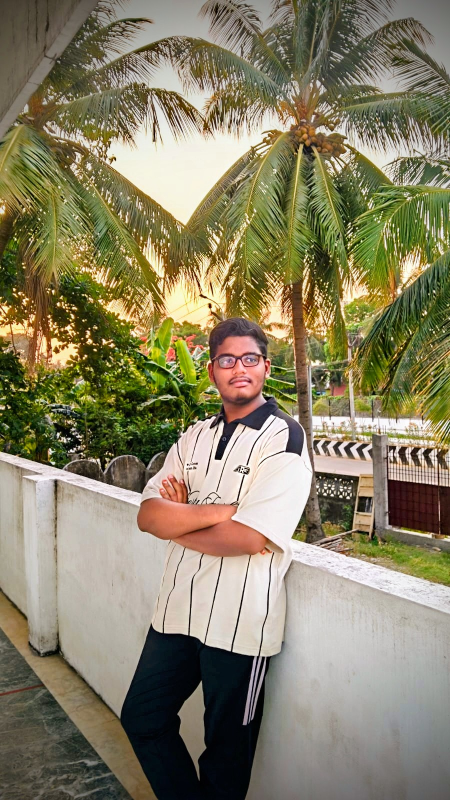
#> input picture 2-IMAGE.jpeg, 900 x 1600 px, found by its file name (shown at 1/2 size)
$ jupyter execute Ex.4.ipynb
#> lines starting #> are read from the running program, lines starting #| are printed output that depends on the picture
### Ex. No: 03
### IMAGE TRANFORMATION

### Name: SARFARAZ I    Reg. No: 212225230252

[cell 1]
import cv2
import numpy as np
import matplotlib.pyplot as plt

[cell 2]
# Step 1: Load the image
image = cv2.imread('2-IMAGE.jpEg')  # Load the image from file
#> image is the input picture: shape (1600, 900, 3); mean B, G, R 101.7, 128.9, 136.1

[cell 3]
# Display the original image
plt.imshow(cv2.cvtColor(image, cv2.COLOR_BGR2RGB))  # Convert BGR to RGB for correct display
plt.title("Original Image")
plt.axis('off')

[cell 4]
# Step 2: Image Translation
tx, ty = 100, 50  # Translation factors (shift by 100 pixels horizontally and 50 vertically)
M_translation = np.float32([[1, 0, tx], [0, 1, ty]])  # Translation matrix:
# [1, 0, tx] - Horizontal shift by tx
# [0, 1, ty] - Vertical shift by ty
translated_image = cv2.warpAffine(image, M_translation, (image.shape[1], image.shape[0]))
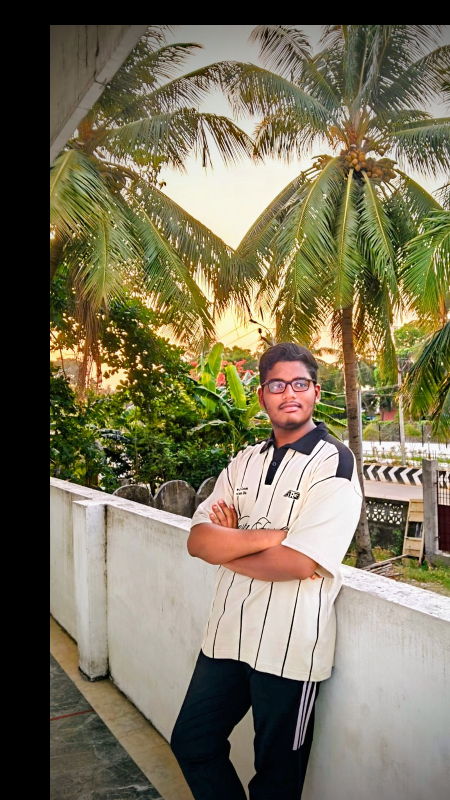
#> translated_image: shape (1600, 900, 3) (shown at 1/2 size); mean B, G, R 88.9, 112.9, 120

[cell 5]
plt.imshow(cv2.cvtColor(translated_image, cv2.COLOR_BGR2RGB))  # Display the translated image
plt.title("Translated Image")
plt.axis('off')

[cell 6]
# Step 3: Image Scaling
fx, fy = 5.0, 2.0  # Scaling factors (1.5x scaling for both width and height)
scaled_image = cv2.resize(image, None, fx=fx, fy=fy, interpolation=cv2.INTER_LINEAR)
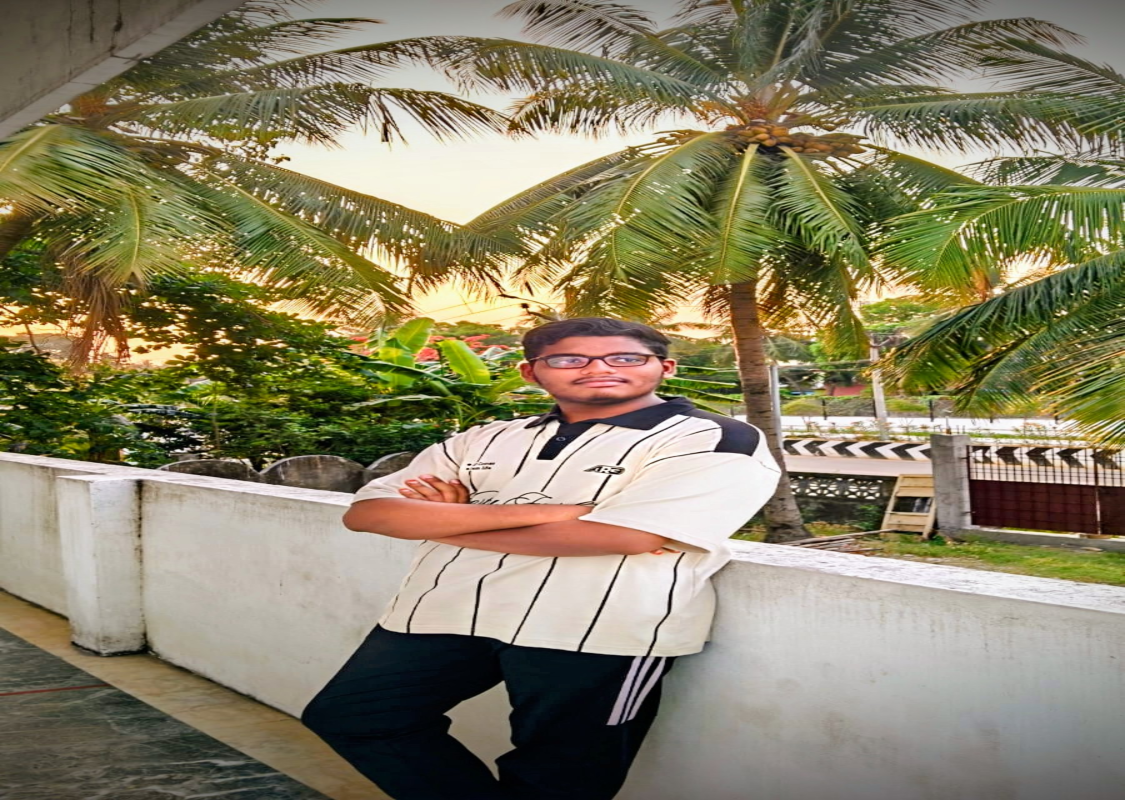
#> scaled_image: shape (3200, 4500, 3) (shown at 1/4 size); mean B, G, R 101.7, 128.9, 136.1
# resize: Resize the image by scaling factors fx, fy
# INTER_LINEAR: Uses bilinear interpolation for resizing

[cell 7]
plt.imshow(cv2.cvtColor(scaled_image, cv2.COLOR_BGR2RGB))  # Display the scaled image
plt.title("Scaled Image")  # Set title
plt.axis('off')

[cell 8]
# Step 4: Image Shearing
shear_matrix = np.float32([[1, 0.5, 0], [0.5, 1, 0]])  # Shearing matrix
# The matrix shears the image by a factor of 0.5 in both x and y directions
# [1, 0.5, 0] - Shear along the x-axis (horizontal)
# [0.5, 1, 0] - Shear along the y-axis (vertical)
sheared_image = cv2.warpAffine(image, shear_matrix, (image.shape[1], image.shape[0]))
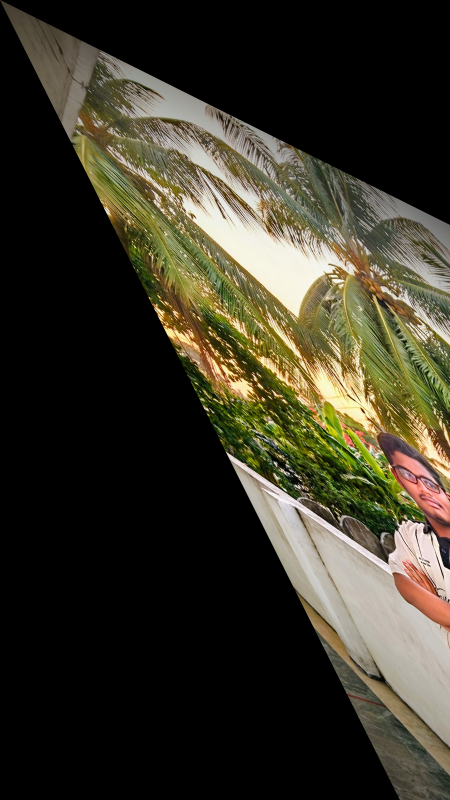
#> sheared_image: shape (1600, 900, 3) (shown at 1/2 size); mean B, G, R 39.3, 53.1, 56.7

[cell 9]
plt.imshow(cv2.cvtColor(sheared_image, cv2.COLOR_BGR2RGB))  # Display the sheared image
plt.title("Sheared Image")  # Set title
plt.axis('off')

[cell 10]
# Step 5: Image Reflection
reflected_image = cv2.flip(image, 2)  # Flip the image horizontally (1 means horizontal flip)
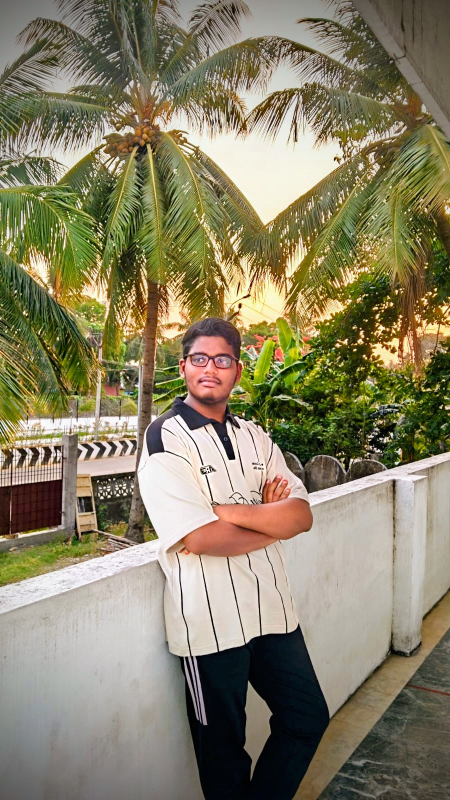
#> reflected_image: shape (1600, 900, 3) (shown at 1/2 size); mean B, G, R 101.7, 128.9, 136.1
# flip: 1 means horizontal flip, 0 would be vertical flip, -1 would flip both axes

[cell 11]
plt.imshow(cv2.cvtColor(reflected_image, cv2.COLOR_BGR2RGB))  # Display the reflected image
plt.title("Reflected Image")  # Set title
plt.axis('off')

[cell 12]
# Step 6: Image Rotation
(height, width) = image.shape[:2]  # Get the image height and width
#> height = 1600; width = 900
angle = 45  # Rotation angle in degrees (rotate by 45 degrees)
center = (width // 2, height // 2)  # Set the center of rotation to the image center
#> center = (450, 800)
M_rotation = cv2.getRotationMatrix2D(center, angle, 1)  # Get the rotation matrix
# getRotationMatrix2D: Takes the center of rotation, angle, and scale factor (1 means no scaling)
rotated_image = cv2.warpAffine(image, M_rotation, (width, height))  # Apply rotation
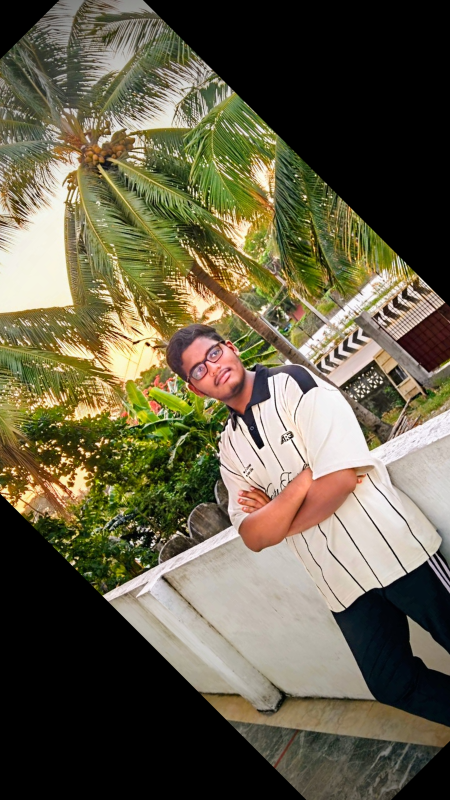
#> rotated_image: shape (1600, 900, 3) (shown at 1/2 size); mean B, G, R 72, 94.7, 100.9

[cell 13]
plt.imshow(cv2.cvtColor(rotated_image, cv2.COLOR_BGR2RGB))  # Display the rotated image
plt.title("Rotated Image")  # Set title
plt.axis('off')

[cell 14]
# Step 7: Image Cropping
x, y, w, h = 100, 100, 200, 150  # Define the top-left corner (x, y) and the width (w) and height (h) of the crop
# Cropping the image from coordinates (x, y) to (x+w, y+h)
cropped_image = image[y:y+h, x:x+w]
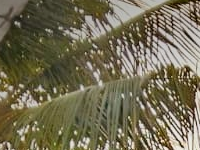
#> cropped_image: shape (150, 200, 3); mean B, G, R 82.9, 107.8, 114.3
# The crop is performed by slicing the image array in the y and x directions

[cell 15]
plt.imshow(cv2.cvtColor(cropped_image, cv2.COLOR_BGR2RGB))  # Display the cropped image
plt.title("Cropped Image")  # Set title
plt.axis('off')
